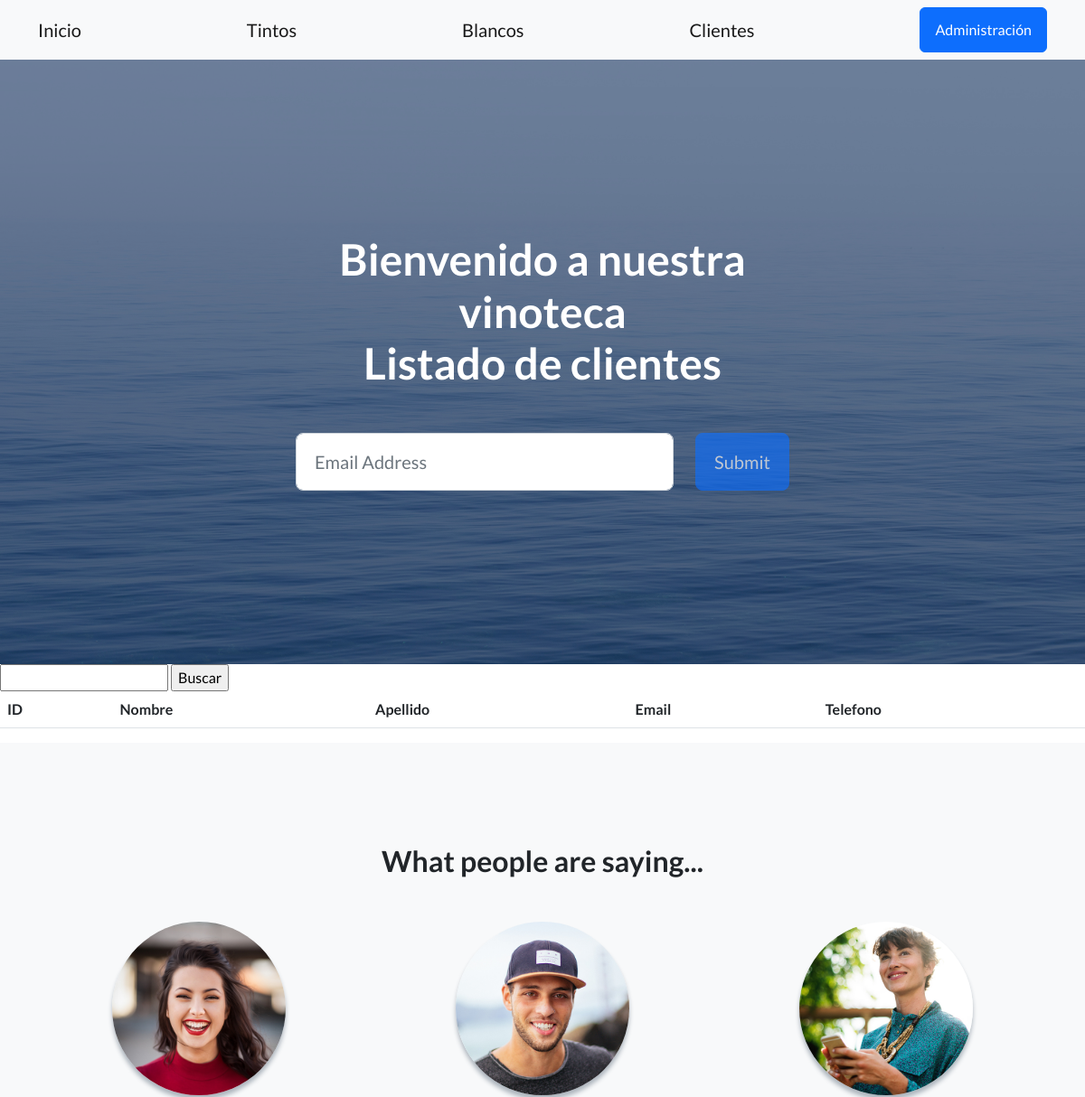
Page /app/cliente/ (upper part) on the earlier database version.
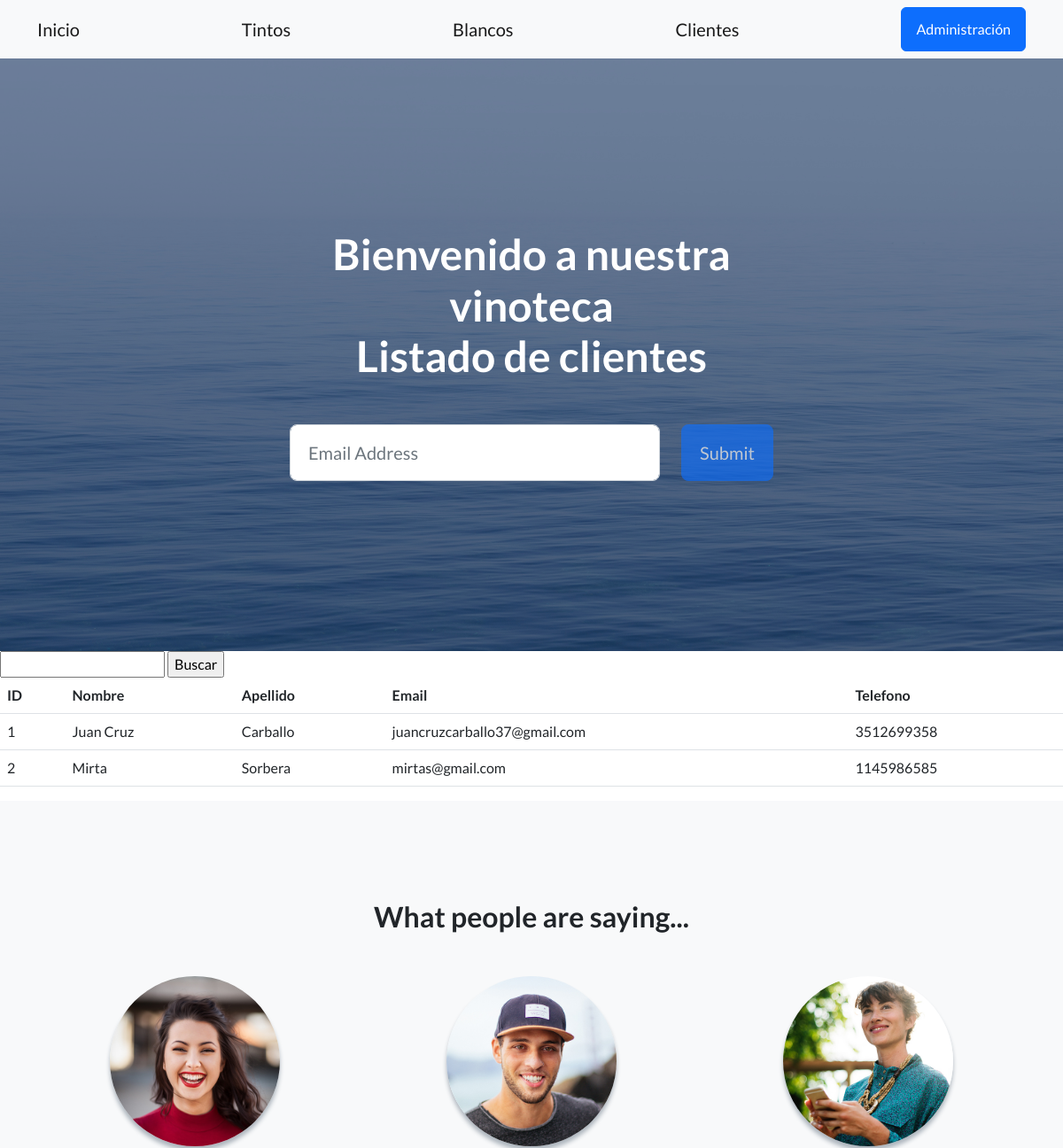
Same page on the later database version.
### app/models.py (models this page shows)
class Cliente(models.Model):
    nombre = models.CharField(max_length=50)
    apellido = models.CharField(max_length=50)
    email = models.EmailField()
    telefono = models.IntegerField()

### app/views.py (the view)
# urls.py: path('cliente/', cliente , name="cliente"),
def cliente(request):
    ctx = {"db": Cliente.objects.all()}
    return render(request, "app/cliente.html", ctx)

### app/templates/app/cliente.html (shortened to what this page needs)
{% extends 'app/base.html' %}
{% load static %}
{% block cabecera %}
    Listado de clientes
{% endblock cabecera %}
{% block contenido %}
<form action="/app/buscar" method="get">
    <input type="text" name="nombre" id="nombre">
    <input type="submit" value="Buscar">
</form>
<table class="table">
    <thead>
        <tr>
            <th>ID</th>
            <th>Nombre</th>
            <th>Apellido</th>
            <th>Email</th>
            <th>Telefono</th>
        </tr>
    </thead>
    <tbody>
    {% for curso in db %}
    <tr>
        <td>{{ curso.id }}</td>
        <td>{{ curso.nombre }}</td>
        <td>{{ curso.apellido }}</td>
        <td>{{ curso.email }}</td>
        <td>{{ curso.telefono }}</td>
    </tr>
    {% endfor %}
 </tbody>
</table>
{% endblock contenido %}

### app/templates/app/base.html (shortened to what this page needs)
<!DOCTYPE html>
<html lang="en">
    <head>
        {% load static %}
        <link href="https://cdn.jsdelivr.net/npm/bootstrap-icons@1.5.0/font/bootstrap-icons.css" rel="stylesheet" type="text/css" />
        <link href="{% static 'app/css/styles.css' %}" rel="stylesheet" />
    </head>
    <body>
        <nav class="navbar navbar-light bg-light static-top">
            <div class="container">
                <a class="navbar-brand" href="{% url 'inicio' %}">Inicio</a>
                <a class="navbar-brand" href="{% url 'tinto' %}">Tintos</a>
                <a class="navbar-brand" href="{% url 'blanco' %}">Blancos</a>
                <a class="navbar-brand" href="{% url 'cliente' %}">Clientes</a>
                <a class="btn btn-primary" href="{% url 'admin:index' %}">Administración</a>
            </div>
        </nav>
        <header class="masthead">
            <div class="container position-relative">
                <div class="row justify-content-center">
                    <div class="col-xl-6">
                        <div class="text-center text-white">
                            <h1 class="mb-5">
                                Bienvenido a nuestra vinoteca <br>
                                {% block cabecera %}{% endblock cabecera %}
                            </h1>
                            <form class="form-subscribe" id="contactForm" data-sb-form-api-token="API_TOKEN">
                                <div class="row">
                                    <div class="col">
                                        <input class="form-control form-control-lg" id="emailAddress" type="email" placeholder="Email Address" data-sb-validations="required,email" />
                                    </div>
                                    <div class="col-auto"><button class="btn btn-primary btn-lg disabled" id="submitButton" type="submit">Submit</button></div>
                                </div>
                            </form>
                        </div>
                    </div>
                </div>
            </div>
        </header>
        {% block contenido %}{% endblock contenido %}
        <section class="testimonials text-center bg-light">
            <div class="container">
                <h2 class="mb-5">What people are saying...</h2>
                <div class="row">
                    <div class="col-lg-4">
                        <div class="testimonial-item mx-auto mb-5 mb-lg-0">
                            <img class="img-fluid rounded-circle mb-3" src="{% static 'app/assets/img/testimonials-1.jpg' %}" alt="..." />
                        </div>
                    </div>
                    <div class="col-lg-4">
                        <div class="testimonial-item mx-auto mb-5 mb-lg-0">
                            <img class="img-fluid rounded-circle mb-3" src="{% static 'app/assets/img/testimonials-2.jpg' %}" alt="..." />
                        </div>
                    </div>
                    <div class="col-lg-4">
                        <div class="testimonial-item mx-auto mb-5 mb-lg-0">
                            <img class="img-fluid rounded-circle mb-3" src="{% static 'app/assets/img/testimonials-3.jpg' %}" alt="..." />
                        </div>
                    </div>
                </div>
            </div>
        </section>
    </body>
</html>

Differences in the rows shown:
added Cliente: id "1", nombre "Juan Cruz", apellido "Carballo", email "juancruzcarballo37@gmail.com", telefono "3512699358"
added Cliente: id "2", nombre "Mirta", apellido "Sorbera", email "mirtas@gmail.com", telefono "1145986585"
